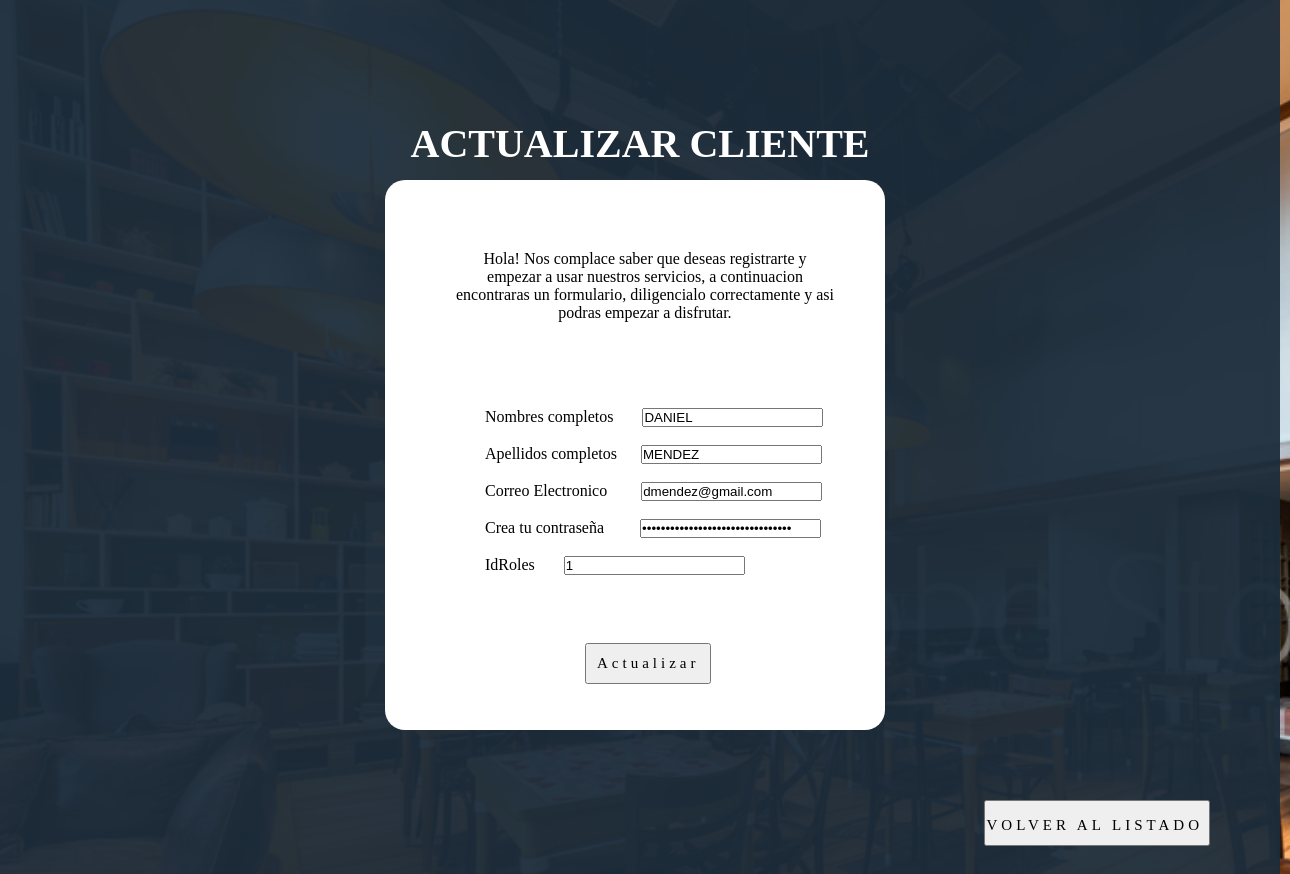
/vista/actualizarusuarios.php?IdUsuarios=39, run on the app's committed database.
### tables this page shows
CREATE TABLE `usuarios` (
  `IdUsuarios` int(11) NOT NULL,
  `NombreUsuarios` varchar(50) NOT NULL,
  `ApellidoUsuarios` varchar(100) NOT NULL,
  `EmailUsuarios` varchar(50) NOT NULL,
  `ContrasenaUsuarios` varchar(100) NOT NULL,
  `IdRoles` int(11) NOT NULL
);

### vista/actualizarusuarios.php (the view, shortened to what this page needs)
<?php
$consulta= consultarPersona($_GET['IdUsuarios']);
function consultarPersona($id){
    include '../conexion/conexion2.php';
    $sentencia="SELECT * FROM usuarios WHERE IdUsuarios='".$id."'";
    $resultado=$conexion->query($sentencia) or die ("Error de conexion".mysqli_error($conexion));
    $fila=$resultado->fetch_assoc();
return[
    $fila['IdUsuarios'],
    $fila['NombreUsuarios'],
    $fila['ApellidoUsuarios'],
    $fila['EmailUsuarios'],
    $fila['ContrasenaUsuarios'],
    $fila['IdRoles']
];
}
?>
<!DOCTYPE html>
<html lang="es">
<head>
	<link rel="stylesheet" type="text/css" href="../estilos/estilo2.css">
</head>
<body>
<header>
	<h1 id="tit">ACTUALIZAR CLIENTE</h1>
</header>
<form method="GET" action="../controlador/controladoractualizar.php">
	<p>Hola! Nos complace saber que deseas registrarte y empezar a usar nuestros servicios, a continuacion encontraras un formulario, diligencialo correctamente y asi podras empezar a disfrutar.</p>
	<input type="hidden" class="ctexto" id="nombre" name="IdUsuarios" value="<?php echo $consulta[0]?>"><br><br>
	<label>Nombres completos</label>
	<input type="text" class="ctexto" id="nombre" name="nombres" value="<?php echo $consulta[1]?>"><br><br>
	<label>Apellidos completos</label>
	<input type="text" class="ctexto" id="apellido" name="apellidos" value="<?php echo $consulta[2]?>"><br><br>
	<label>Correo Electronico</label>
	<input type="email" class="ctexto" id="correo" name="email" value="<?php echo $consulta[3]?>"><br><br>
	<label>Crea tu contraseña</label>
	<input type="password" class="ctexto" id="contraseña" name="contrasena" value="<?php echo $consulta[4]?>"><br><br>
	<label>IdRoles</label>
	<input type="text" class="ctexto" id="nombre" name="idRol" value="<?php echo $consulta[5]?>" ><br><br>
	<input class="b1" type="submit" id="m"  name="update" value="Actualizar">
</form>
	<a id="v" href="../vista/listarusuarios.php"><button class="b1"> VOLVER AL LISTADO</button></a>
</body>
</html>

### estilos/estilo2.css (style rules this page uses)
* { margin:0; padding: 0; box-sizing: border-box; }
html { background-image: url(../imagenes/fondo.jpeg); background-repeat: no-repeat; background-attachment: fixed; background-size: cover; }
body { width: 1280px; height: 1200px; background-color: rgba(29,45,59,0.95); }
header { width: 1280px; height: 100px; padding: 90px 200px; }
#tit { margin-top: 30px; color: #fff; text-align: center; font-family: Showcard Gothic; font-size: 40px; }
p { font-family: 'Kalam', cursive; text-align: center; padding: 50px; }
a { margin-left: 120px; float: left; text-decoration: none; color: #000; }
.b1 { position: relative; font-family: Copperplate Gothic; display: inline-block; padding: 15px 5px 10px 0px; letter-spacing: 4px; font-size: 15px; text-decoration: none; overflow: hidden; transition: 0.2s; float: right; margin-right: 50px; margin-top: 50px; }
label { margin-left: 80px; }
#nombre { margin-left: 25px; }
#apellido { margin-left: 20px; }
#correo { margin-left: 30px; }
#contraseña { margin-left: 32px; }
#m { padding:10px; text-align: center; margin-bottom: 20px; float: left; margin-left: 180px; }
#v { float: right; padding: 20px; }
form { border-radius: 20px; padding: 20px 0px 20px 20px; background-color: #fff; height: 550px; width: 500px; margin-left: 385px; }

### data on the page
usuarios: nombres "DANIEL", apellidos "MENDEZ", email "dmendez@gmail.com", idRol "1"
